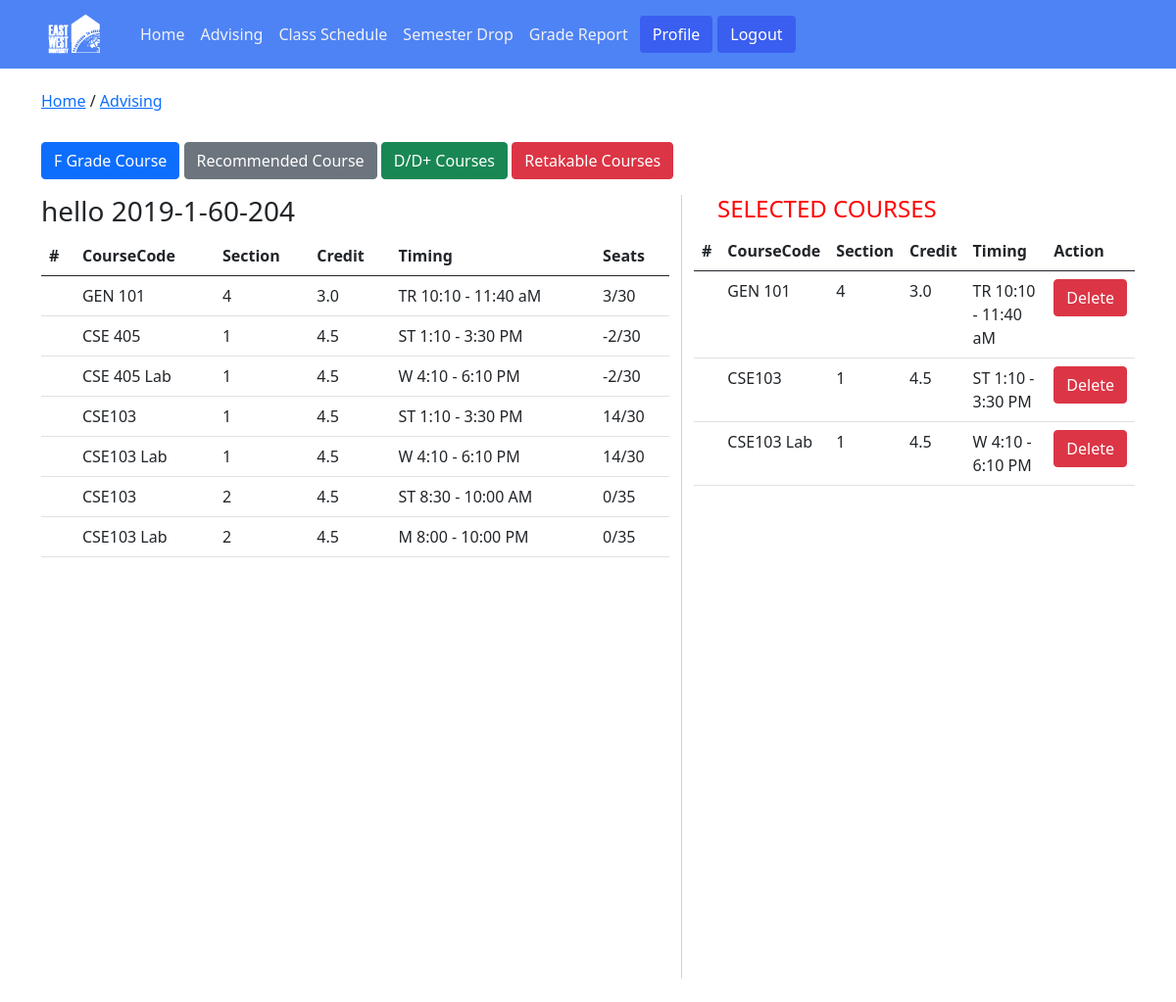
The page /advising/ (signed in) on the database its author committed.
### home/models.py (models this page shows)
class User(AbstractUser):
    is_student = models.BooleanField(default=False)
    is_faculty = models.BooleanField(default=False)

### advising/models.py (models this page shows, shortened)
class TakeCourse(models.Model):
    student_info = models.ForeignKey('home.User', on_delete=models.CASCADE)
    current_semester = models.CharField(max_length=255,default=False)
    course = models.CharField(max_length=255,default=False)
    credit = models.FloatField(blank=False, null=False,default=False)
    section = models.IntegerField(blank=False, null=False,default=False)
    Time_WeekDay = models.CharField(max_length=255,default=False)
    Room = models.CharField(max_length=255, default=False)
    has_lab = models.BooleanField(default=False)
    l_Time_WeekDay = models.CharField(max_length=255, null=True, blank=True)
    l_Room = models.CharField(max_length=255, null=True, blank=True)
    grade = models.CharField(max_length=10, blank=True, null=True, default='Did not assign')
    faculty_initial = models.CharField(max_length=255, default='TBA')
    withdraw_status=models.BooleanField(default=False)

class AssignedCourse(models.Model):
    slug = models.SlugField(max_length=255, unique=True, default='')
    current_semester = models.ForeignKey('Create_Semester', on_delete=models.CASCADE, default=False)
    for_dept = models.ForeignKey('Department', on_delete=models.SET_NULL, null= True)
    course = models.ForeignKey('Course', on_delete=models.CASCADE)
    section = models.IntegerField(blank=False, null=False)
    Time_WeekDay = models.CharField(max_length=255)
    Room = models.CharField(max_length=255)
    available = models.IntegerField(blank=False, null=False)
    taken = models.IntegerField(default=0)
    has_lab = models.BooleanField(default=False)
    l_Time_WeekDay = models.CharField(max_length=255, null=True, blank=True)
    l_Room = models.CharField(max_length=255, null=True, blank=True)
    faculty_initial = models.ForeignKey('home.Faculty', on_delete=models.CASCADE)

class Course(models.Model):
    course_code = models.CharField(max_length=255)
    course_title = models.CharField(max_length=255)
    credit = models.FloatField(blank=False, null=False)
    min_credit_required = models.IntegerField(default=0)
    prerequisite = models.CharField(max_length=255, null=True, blank=True)

### advising/views.py (the view, shortened to what this page needs)
# urls.py: path('', views.Advising, name='advising'),
@csrf_exempt
def Advising(request):
    user_info = Student.objects.all()
    current_s = Create_Semester.objects.all()
    s = []
    if current_s:
        s = current_s[len(current_s) - 1]
    info = AssignedCourse.objects.filter(Q(current_semester=s)).order_by('-course')
    previous_taken = TakeCourse.objects.filter(~Q(current_semester__contains=s))
    taken = TakeCourse.objects.filter(Q(current_semester__contains=s))
    course_taken = TakeCourse.objects.filter(current_semester=s, student_info=request.user.id)
    total_credit = 0
    for course in course_taken:
        total_credit += course.credit
    print(total_credit)
    return render(request, 'advising/advisingPage.html', {'info': info, 'taken': taken, 'user_info': user_info, 'previous_taken': previous_taken})

### advising/models.py (called while the page is built)
    def __str__(self):
        return self.semester

### templates/advising/advisingPage.html (shortened to what this page needs)
{% extends 'home/base.html' %}
{% load static %}
{% load crispy_forms_tags %}
{% block content %}
<link rel="stylesheet" href="{% static 'css/advisingpage.css'%}"  type="text/css">
<div class='container my-4'>
<h6> <a href="{% url 'home' %}" >Home</a> / <a href="{% url 'advising' %}" > Advising</a></h6>
<br>
<div class="btns mb-3">
    <button id='fgradebtn' type="button" class="btn btn-primary">F Grade Course</button>
    <button id='recommendedbtn' type="button" class="btn btn-secondary">Recommended Course</button>
    <button id='dbtn' type="button" class="btn btn-success">D/D+ Courses</button>
    <button id='retakebtn' type="button" class="btn btn-danger">Retakable Courses</button>
</div>
<div class="row">
<div class="col-md-7" id='recommended' style='display: block;'>
    <table class="table table-hover">
        <thead>
          <tr>
            <th scope="col">#</th>
            <th scope="col">CourseCode</th>
            <th scope="col">Section</th>
            <th scope="col">Credit</th>
            <th scope="col">Timing</th>
            <th scope="col">Seats</th>
          </tr>
        </thead>
    <tbody>
        <h3>hello {{request.user.username}}</h3>
{% for student in user_info %}
        {% if request.user.username == student.user.username %}
        {% for data in info %}
{% if data.for_dept.name == student.dept.name or data.for_dept.name == "Select All" %}
        {% for previous in previous_taken %}
            {% if data.course.course_code != previous.course %}
        <tr onclick="myFun('{{data.slug}}')", class='tablerows' data-href='{{data.current_semester}}'>
            <td></td>
            <td>{{ data.course.course_code }}</td>
            <td>{{ data.section }}</td>
            <td>{{ data.course.credit }}</td>
            <td>{{ data.Time_WeekDay }}</td>
            <td>{{ data.taken }}/{{ data.available }}</td>
        </tr>
        {% if data.has_lab == True %}
            <td></td>
            <td>{{ data.course.course_code }} Lab</td>
            <td>{{ data.section }}</td>
            <td>{{ data.course.credit }}</td>
            <td>{{ data.l_Time_WeekDay }}</td>
            <td>{{ data.taken }}/{{ data.available }}</td>
            {% endif%}
{% endif %}
{% endfor %}
{% endif %}
    {% endfor %}
{% endif %}
    {% endfor %}
    </tbody>
</table>
    </div>
<div class="col-md-5 selected">
    <h4 class='mx-4'>SELECTED COURSES</h4>
    <table class="table table-hover">
        <thead>
          <tr>
            <th scope="col">#</th>
            <th scope="col">CourseCode</th>
            <th scope="col">Section</th>
            <th scope="col">Credit</th>
            <th scope="col">Timing</th>
            <th scope="col">Action</th>
          </tr>
        </thead>
    <tbody>
        {% for d in taken %}
        {% if request.user.username == d.student_info.username %}
        <tr>
            <td></td>
            <td>{{ d.course }}</td>
            <td>{{ d.section }}</td>
            <td>{{ d.credit }}</td>
            <td>{{ d.Time_WeekDay }}</td>
            <td><button onclick="myFun1('{{d.course}},{{d.section}},{{d.student_info}},{{d.current_semester}}')" class='btn btn-danger'>Delete</button></td>
</tr>
        {% if d.has_lab == True %}
            <td></td>
            <td>{{ d.course }} Lab</td>
            <td>{{ d.section }}</td>
            <td>{{ d.credit }}</td>
            <td>{{ d.l_Time_WeekDay }}</td>
            <td><button onclick="myFun1('{{d.course}},{{d.section}},{{d.student_info}},{{d.current_semester}}')" class='btn btn-danger'>Delete</button></td>
            {% endif%}
            {% endif %}
        {% endfor %}
    </tbody>
</table>
</div>
</div></div>
{% endblock content %}

### static/css/advisingpage.css (style rules this page uses)
.selected { border-left: 1px solid lightgrey; height: 100vh; }
h4 { color: red; }

### templates/advising/advisingPage.html (style rules this page uses)
tr { cursor: pointer; }

### rows shown on the page
User: user.username "2019-1-60-204"
AssignedCourse: course.course_code "GEN 101", section "4", course.credit "3.0", Time_WeekDay "TR 10:10 - 11:40 aM", taken "3", available "30"
AssignedCourse: course.course_code "CSE 405", section "1", course.credit "4.5", Time_WeekDay "ST 1:10 - 3:30 PM", taken "-2", available "30", l_Time_WeekDay "W 4:10 - 6:10 PM"
AssignedCourse: course.course_code "CSE103", section "1", course.credit "4.5", Time_WeekDay "ST 1:10 - 3:30 PM", taken "14", available "30", l_Time_WeekDay "W 4:10 - 6:10 PM"
AssignedCourse: course.course_code "CSE103", section "2", course.credit "4.5", Time_WeekDay "ST 8:30 - 10:00 AM", taken "0", available "35", l_Time_WeekDay "M 8:00 - 10:00 PM"
TakeCourse: course "GEN 101", section "4", credit "3.0", Time_WeekDay "TR 10:10 - 11:40 aM"
TakeCourse: course "CSE103", section "1", credit "4.5", Time_WeekDay "ST 1:10 - 3:30 PM", l_Time_WeekDay "W 4:10 - 6:10 PM"
